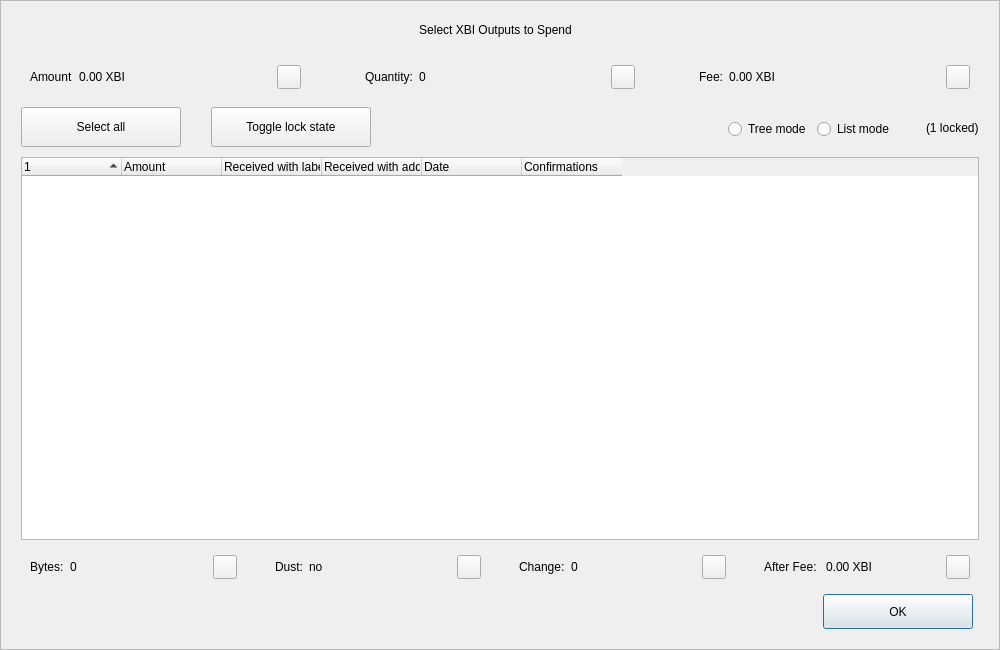
<?xml version="1.0" encoding="UTF-8"?>
<ui version="4.0">
 <class>CoinControlDialog</class>
 <widget class="QDialog" name="CoinControlDialog">
  <property name="geometry">
   <rect>
    <x>0</x>
    <y>0</y>
    <width>1000</width>
    <height>650</height>
   </rect>
  </property>
  <property name="minimumSize">
   <size>
    <width>950</width>
    <height>650</height>
   </size>
  </property>
  <property name="windowTitle">
   <string>Coin Selection</string>
  </property>
  <property name="styleSheet">
   <string notr="true"/>
  </property>
  <layout class="QVBoxLayout" name="verticalLayout">
   <property name="spacing">
    <number>0</number>
   </property>
   <property name="leftMargin">
    <number>0</number>
   </property>
   <property name="topMargin">
    <number>0</number>
   </property>
   <property name="rightMargin">
    <number>0</number>
   </property>
   <property name="bottomMargin">
    <number>0</number>
   </property>
   <item>
    <widget class="QFrame" name="frameContainer">
     <property name="toolTipDuration">
      <number>0</number>
     </property>
     <property name="frameShape">
      <enum>QFrame::StyledPanel</enum>
     </property>
     <property name="frameShadow">
      <enum>QFrame::Raised</enum>
     </property>
     <layout class="QVBoxLayout" name="verticalLayout_2">
      <property name="leftMargin">
       <number>0</number>
      </property>
      <property name="rightMargin">
       <number>0</number>
      </property>
      <property name="bottomMargin">
       <number>20</number>
      </property>
      <item>
       <layout class="QHBoxLayout" name="horizontalLayout_12">
        <property name="spacing">
         <number>0</number>
        </property>
        <property name="leftMargin">
         <number>20</number>
        </property>
        <property name="rightMargin">
         <number>30</number>
        </property>
        <item>
         <spacer name="horizontalSpacer_4">
          <property name="orientation">
           <enum>Qt::Horizontal</enum>
          </property>
          <property name="sizeHint" stdset="0">
           <size>
            <width>40</width>
            <height>20</height>
           </size>
          </property>
         </spacer>
        </item>
        <item>
         <widget class="QLabel" name="labelTitle">
          <property name="minimumSize">
           <size>
            <width>0</width>
            <height>40</height>
           </size>
          </property>
          <property name="maximumSize">
           <size>
            <width>16777215</width>
            <height>40</height>
           </size>
          </property>
          <property name="text">
           <string>Select XBI Outputs to Spend</string>
          </property>
          <property name="alignment">
           <set>Qt::AlignCenter</set>
          </property>
          <property name="margin">
           <number>7</number>
          </property>
         </widget>
        </item>
        <item>
         <spacer name="horizontalSpacer_5">
          <property name="orientation">
           <enum>Qt::Horizontal</enum>
          </property>
          <property name="sizeHint" stdset="0">
           <size>
            <width>40</width>
            <height>20</height>
           </size>
          </property>
         </spacer>
        </item>
       </layout>
      </item>
      <item>
       <layout class="QHBoxLayout" name="horizontalLayout_8">
        <property name="leftMargin">
         <number>20</number>
        </property>
        <property name="rightMargin">
         <number>20</number>
        </property>
        <item>
         <widget class="QWidget" name="layoutAmount" native="true">
          <layout class="QHBoxLayout" name="horizontalLayout_9" stretch="0,1,0">
           <item>
            <widget class="QLabel" name="labelCoinControlAmountText">
             <property name="text">
              <string>Amount</string>
             </property>
            </widget>
           </item>
           <item>
            <widget class="QLabel" name="labelCoinControlAmount">
             <property name="text">
              <string>0.00 XBI</string>
             </property>
            </widget>
           </item>
           <item alignment="Qt::AlignHCenter|Qt::AlignVCenter">
            <widget class="QPushButton" name="pushButtonAmount">
             <property name="minimumSize">
              <size>
               <width>0</width>
               <height>24</height>
              </size>
             </property>
             <property name="maximumSize">
              <size>
               <width>24</width>
               <height>26</height>
              </size>
             </property>
             <property name="focusPolicy">
              <enum>Qt::NoFocus</enum>
             </property>
             <property name="styleSheet">
              <string notr="true">padding-bottom:2px;
padding-right:4px;</string>
             </property>
             <property name="text">
              <string/>
             </property>
            </widget>
           </item>
          </layout>
         </widget>
        </item>
        <item>
         <spacer name="horizontalSpacer_2">
          <property name="orientation">
           <enum>Qt::Horizontal</enum>
          </property>
          <property name="sizeType">
           <enum>QSizePolicy::Fixed</enum>
          </property>
          <property name="sizeHint" stdset="0">
           <size>
            <width>40</width>
            <height>20</height>
           </size>
          </property>
         </spacer>
        </item>
        <item>
         <widget class="QWidget" name="layoutQuantity" native="true">
          <layout class="QHBoxLayout" name="horizontalLayout_10" stretch="0,1,0">
           <item>
            <widget class="QLabel" name="labelCoinControlQuantityText">
             <property name="text">
              <string>Quantity:</string>
             </property>
            </widget>
           </item>
           <item>
            <widget class="QLabel" name="labelCoinControlQuantity">
             <property name="text">
              <string>0</string>
             </property>
            </widget>
           </item>
           <item alignment="Qt::AlignHCenter|Qt::AlignVCenter">
            <widget class="QPushButton" name="pushButtonQuantity">
             <property name="minimumSize">
              <size>
               <width>0</width>
               <height>24</height>
              </size>
             </property>
             <property name="maximumSize">
              <size>
               <width>24</width>
               <height>26</height>
              </size>
             </property>
             <property name="focusPolicy">
              <enum>Qt::NoFocus</enum>
             </property>
             <property name="styleSheet">
              <string notr="true">padding-bottom:2px;
               padding-right:4px;</string>
             </property>
             <property name="text">
              <string/>
             </property>
            </widget>
           </item>
          </layout>
         </widget>
        </item>
        <item>
         <spacer name="horizontalSpacer_22">
          <property name="orientation">
           <enum>Qt::Horizontal</enum>
          </property>
          <property name="sizeType">
           <enum>QSizePolicy::Fixed</enum>
          </property>
          <property name="sizeHint" stdset="0">
           <size>
            <width>40</width>
            <height>20</height>
           </size>
          </property>
         </spacer>
        </item>
        <item>
         <widget class="QWidget" name="layoutFee" native="true">
          <layout class="QHBoxLayout" name="horizontalLayout_11" stretch="0,1,0">
           <item>
            <widget class="QLabel" name="labelCoinControlFeeText">
             <property name="text">
              <string>Fee:</string>
             </property>
            </widget>
           </item>
           <item>
            <widget class="QLabel" name="labelCoinControlFee">
             <property name="text">
              <string>0.00 XBI</string>
             </property>
            </widget>
           </item>
           <item alignment="Qt::AlignHCenter|Qt::AlignVCenter">
            <widget class="QPushButton" name="pushButtonFee">
             <property name="minimumSize">
              <size>
               <width>0</width>
               <height>24</height>
              </size>
             </property>
             <property name="maximumSize">
              <size>
               <width>24</width>
               <height>26</height>
              </size>
             </property>
             <property name="focusPolicy">
              <enum>Qt::NoFocus</enum>
             </property>
             <property name="styleSheet">
              <string notr="true">padding-bottom:2px;
               padding-right:4px;</string>
             </property>
             <property name="text">
              <string/>
             </property>
            </widget>
           </item>
          </layout>
         </widget>
        </item>
       </layout>
      </item>
      <item>
       <widget class="QFrame" name="frame">
        <property name="minimumSize">
         <size>
          <width>0</width>
          <height>40</height>
         </size>
        </property>
        <property name="styleSheet">
         <string notr="true">#frame {
	border:0;
}</string>
        </property>
        <property name="frameShape">
         <enum>QFrame::StyledPanel</enum>
        </property>
        <property name="frameShadow">
         <enum>QFrame::Sunken</enum>
        </property>
        <layout class="QHBoxLayout" name="horizontalLayout">
         <property name="spacing">
          <number>0</number>
         </property>
         <property name="leftMargin">
          <number>20</number>
         </property>
         <property name="topMargin">
          <number>0</number>
         </property>
         <property name="rightMargin">
          <number>20</number>
         </property>
         <property name="bottomMargin">
          <number>0</number>
         </property>
         <item>
          <layout class="QHBoxLayout" name="horizontalLayoutPanel" stretch="0,0,0,0,0,0">
           <property name="spacing">
            <number>20</number>
           </property>
           <item>
            <widget class="QPushButton" name="pushButtonSelectAll">
             <property name="sizePolicy">
              <sizepolicy hsizetype="Maximum" vsizetype="Fixed">
               <horstretch>0</horstretch>
               <verstretch>0</verstretch>
              </sizepolicy>
             </property>
             <property name="minimumSize">
              <size>
               <width>160</width>
               <height>40</height>
              </size>
             </property>
             <property name="maximumSize">
              <size>
               <width>16777215</width>
               <height>40</height>
              </size>
             </property>
             <property name="text">
              <string>Select all</string>
             </property>
             <property name="checkable">
              <bool>true</bool>
             </property>
             <property name="checked">
              <bool>false</bool>
             </property>
             <property name="autoExclusive">
              <bool>false</bool>
             </property>
             <property name="autoDefault">
              <bool>false</bool>
             </property>
            </widget>
           </item>
           <item>
            <spacer name="horizontalSpacer_6">
             <property name="orientation">
              <enum>Qt::Horizontal</enum>
             </property>
             <property name="sizeType">
              <enum>QSizePolicy::Fixed</enum>
             </property>
             <property name="sizeHint" stdset="0">
              <size>
               <width>10</width>
               <height>20</height>
              </size>
             </property>
            </spacer>
           </item>
           <item>
            <widget class="QPushButton" name="pushButtonToggleLock">
             <property name="sizePolicy">
              <sizepolicy hsizetype="Maximum" vsizetype="Fixed">
               <horstretch>0</horstretch>
               <verstretch>0</verstretch>
              </sizepolicy>
             </property>
             <property name="minimumSize">
              <size>
               <width>160</width>
               <height>40</height>
              </size>
             </property>
             <property name="maximumSize">
              <size>
               <width>16777215</width>
               <height>40</height>
              </size>
             </property>
             <property name="text">
              <string>Toggle lock state</string>
             </property>
             <property name="checkable">
              <bool>true</bool>
             </property>
             <property name="autoExclusive">
              <bool>false</bool>
             </property>
             <property name="autoDefault">
              <bool>false</bool>
             </property>
            </widget>
           </item>
           <item>
            <spacer name="horizontalSpacer_7">
             <property name="orientation">
              <enum>Qt::Horizontal</enum>
             </property>
             <property name="sizeType">
              <enum>QSizePolicy::Expanding</enum>
             </property>
             <property name="sizeHint" stdset="0">
              <size>
               <width>30</width>
               <height>20</height>
              </size>
             </property>
            </spacer>
           </item>
           <item alignment="Qt::AlignRight">
            <widget class="QGroupBox" name="groupBox_2">
             <property name="styleSheet">
              <string notr="true">#groupBox_2 {
    background-color:transparent;
    border-radius:0;
}</string>
             </property>
             <property name="title">
              <string/>
             </property>
             <layout class="QHBoxLayout" name="horizontalLayout_14">
              <item>
               <widget class="QRadioButton" name="radioTreeMode">
                <property name="sizePolicy">
                 <sizepolicy hsizetype="Maximum" vsizetype="Fixed">
                  <horstretch>0</horstretch>
                  <verstretch>0</verstretch>
                 </sizepolicy>
                </property>
                <property name="text">
                 <string>Tree mode</string>
                </property>
               </widget>
              </item>
              <item>
               <widget class="QRadioButton" name="radioListMode">
                <property name="sizePolicy">
                 <sizepolicy hsizetype="Maximum" vsizetype="Fixed">
                  <horstretch>0</horstretch>
                  <verstretch>0</verstretch>
                 </sizepolicy>
                </property>
                <property name="text">
                 <string>List mode</string>
                </property>
                <property name="checked">
                 <bool>false</bool>
                </property>
               </widget>
              </item>
             </layout>
            </widget>
           </item>
           <item>
            <widget class="QLabel" name="labelLocked">
             <property name="text">
              <string>(1 locked)</string>
             </property>
            </widget>
           </item>
          </layout>
         </item>
        </layout>
       </widget>
      </item>
      <item>
       <layout class="QHBoxLayout" name="horizontalLayout_13">
        <property name="leftMargin">
         <number>20</number>
        </property>
        <property name="rightMargin">
         <number>20</number>
        </property>
        <item>
         <widget class="CoinControlTreeWidget" name="treeWidget">
          <property name="contextMenuPolicy">
           <enum>Qt::CustomContextMenu</enum>
          </property>
          <property name="styleSheet">
           <string notr="true"/>
          </property>
          <property name="sortingEnabled">
           <bool>false</bool>
          </property>
          <property name="columnCount">
           <number>6</number>
          </property>
          <attribute name="headerShowSortIndicator" stdset="0">
           <bool>true</bool>
          </attribute>
          <attribute name="headerStretchLastSection">
           <bool>false</bool>
          </attribute>
          <column>
           <property name="text">
            <string/>
           </property>
          </column>
          <column>
           <property name="text">
            <string>Amount</string>
           </property>
          </column>
          <column>
           <property name="text">
            <string>Received with label</string>
           </property>
          </column>
          <column>
           <property name="text">
            <string>Received with address</string>
           </property>
          </column>
          <column>
           <property name="text">
            <string>Date</string>
           </property>
          </column>
          <column>
           <property name="text">
            <string>Confirmations</string>
           </property>
           <property name="toolTip">
            <string>Confirmed</string>
           </property>
          </column>
         </widget>
        </item>
       </layout>
      </item>
      <item>
       <layout class="QHBoxLayout" name="horizontalLayout_3">
        <property name="spacing">
         <number>20</number>
        </property>
        <property name="leftMargin">
         <number>20</number>
        </property>
        <property name="rightMargin">
         <number>20</number>
        </property>
        <item>
         <widget class="QWidget" name="layoutBytes" native="true">
          <layout class="QHBoxLayout" name="horizontalLayout_4" stretch="0,1,0">
           <item>
            <widget class="QLabel" name="labelCoinControlBytesText">
             <property name="text">
              <string>Bytes:</string>
             </property>
            </widget>
           </item>
           <item>
            <widget class="QLabel" name="labelCoinControlBytes">
             <property name="text">
              <string>0</string>
             </property>
            </widget>
           </item>
           <item alignment="Qt::AlignHCenter|Qt::AlignVCenter">
            <widget class="QPushButton" name="pushButtonBytes">
             <property name="minimumSize">
              <size>
               <width>0</width>
               <height>24</height>
              </size>
             </property>
             <property name="maximumSize">
              <size>
               <width>24</width>
               <height>26</height>
              </size>
             </property>
             <property name="focusPolicy">
              <enum>Qt::NoFocus</enum>
             </property>
             <property name="styleSheet">
              <string notr="true">padding-bottom:2px;
               padding-right:4px;</string>
             </property>
             <property name="text">
              <string/>
             </property>
            </widget>
           </item>
          </layout>
         </widget>
        </item>
        <item>
         <widget class="QWidget" name="layoutDust" native="true">
          <layout class="QHBoxLayout" name="horizontalLayout_5" stretch="0,1,0">
           <item>
            <widget class="QLabel" name="labelCoinControlLowOutputText">
             <property name="text">
              <string>Dust:</string>
             </property>
            </widget>
           </item>
           <item>
            <widget class="QLabel" name="labelCoinControlLowOutput">
             <property name="text">
              <string>no</string>
             </property>
            </widget>
           </item>
           <item alignment="Qt::AlignHCenter|Qt::AlignVCenter">
            <widget class="QPushButton" name="pushButtonDust">
             <property name="minimumSize">
              <size>
               <width>0</width>
               <height>24</height>
              </size>
             </property>
             <property name="maximumSize">
              <size>
               <width>24</width>
               <height>26</height>
              </size>
             </property>
             <property name="focusPolicy">
              <enum>Qt::NoFocus</enum>
             </property>
             <property name="styleSheet">
              <string notr="true">padding-bottom:2px;
               padding-right:4px;</string>
             </property>
             <property name="text">
              <string/>
             </property>
            </widget>
           </item>
          </layout>
         </widget>
        </item>
        <item>
         <widget class="QWidget" name="layoutChange" native="true">
          <layout class="QHBoxLayout" name="horizontalLayout_6" stretch="0,1,0">
           <item>
            <widget class="QLabel" name="labelCoinControlChangeText">
             <property name="text">
              <string>Change:</string>
             </property>
            </widget>
           </item>
           <item>
            <widget class="QLabel" name="labelCoinControlChange">
             <property name="text">
              <string>0</string>
             </property>
            </widget>
           </item>
           <item alignment="Qt::AlignHCenter|Qt::AlignVCenter">
            <widget class="QPushButton" name="pushButtonChange">
             <property name="minimumSize">
              <size>
               <width>0</width>
               <height>24</height>
              </size>
             </property>
             <property name="maximumSize">
              <size>
               <width>24</width>
               <height>26</height>
              </size>
             </property>
             <property name="focusPolicy">
              <enum>Qt::NoFocus</enum>
             </property>
             <property name="styleSheet">
              <string notr="true">padding-bottom:2px;
               padding-right:4px;</string>
             </property>
             <property name="text">
              <string/>
             </property>
            </widget>
           </item>
          </layout>
         </widget>
        </item>
        <item>
         <widget class="QWidget" name="layoutAfter" native="true">
          <layout class="QHBoxLayout" name="horizontalLayout_7" stretch="0,1,0">
           <item>
            <widget class="QLabel" name="labelCoinControlAfterFeeText">
             <property name="text">
              <string>After Fee: </string>
             </property>
            </widget>
           </item>
           <item>
            <widget class="QLabel" name="labelCoinControlAfterFee">
             <property name="text">
              <string>0.00 XBI</string>
             </property>
            </widget>
           </item>
           <item alignment="Qt::AlignHCenter|Qt::AlignVCenter">
            <widget class="QPushButton" name="pushButtonAlterFee">
             <property name="minimumSize">
              <size>
               <width>0</width>
               <height>24</height>
              </size>
             </property>
             <property name="maximumSize">
              <size>
               <width>24</width>
               <height>26</height>
              </size>
             </property>
             <property name="focusPolicy">
              <enum>Qt::NoFocus</enum>
             </property>
             <property name="styleSheet">
              <string notr="true">padding-bottom:2px;
               padding-right:4px;</string>
             </property>
             <property name="text">
              <string/>
             </property>
            </widget>
           </item>
          </layout>
         </widget>
        </item>
       </layout>
      </item>
      <item>
       <layout class="QHBoxLayout" name="horizontalLayout_2">
        <property name="spacing">
         <number>0</number>
        </property>
        <property name="leftMargin">
         <number>20</number>
        </property>
        <property name="rightMargin">
         <number>26</number>
        </property>
        <item>
         <spacer name="horizontalSpacer_3">
          <property name="orientation">
           <enum>Qt::Horizontal</enum>
          </property>
          <property name="sizeHint" stdset="0">
           <size>
            <width>558</width>
            <height>20</height>
           </size>
          </property>
         </spacer>
        </item>
        <item>
         <widget class="QPushButton" name="pushButtonOk">
          <property name="minimumSize">
           <size>
            <width>150</width>
            <height>35</height>
           </size>
          </property>
          <property name="text">
           <string>OK</string>
          </property>
         </widget>
        </item>
       </layout>
      </item>
     </layout>
    </widget>
   </item>
  </layout>
 </widget>
 <customwidgets>
  <customwidget>
   <class>CoinControlTreeWidget</class>
   <extends>QTreeWidget</extends>
   <header>coincontroltreewidget.h</header>
  </customwidget>
 </customwidgets>
 <resources/>
 <connections/>
</ui>
